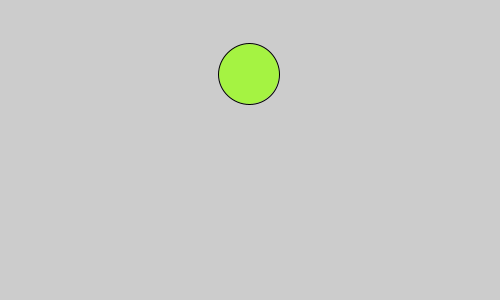
Frame 1 (no input)
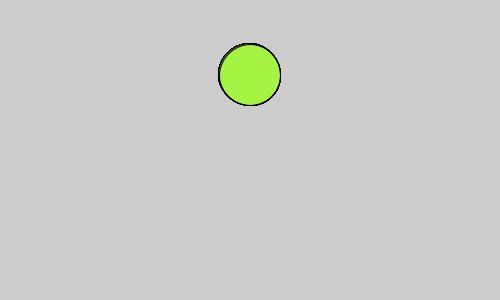
Frame 60 (the mouse pressed at the canvas centre just before this capture)
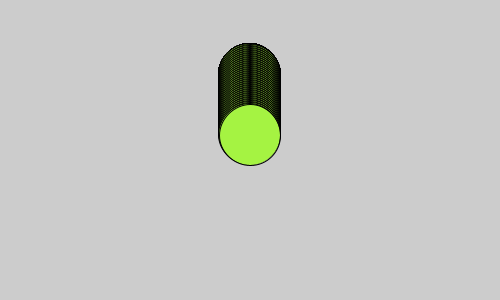
Frame 120 (the mouse held since frame 60 and released just before this capture)

The Processing sketch that drew these frames (run headless with seeded random() and noise(); from frame 60 on, the mouse is pressed at the canvas centre):

// Processing sketch: ballchaseGetterSetters
// ── ballchaseGetterSetters.pde
Ball ball;

void setup() {
  size(500, 300);
  ball = new Ball(width*1/2, height*1/4, width*1/8.3333);
}

void draw () {
  //background(0);
  ball.step();
  ball.draw();
}

void keyPressed () {
}

void mousePressed () {
  ball.targetX = mouseX;
  ball.targetY = mouseY;
}

// ── Ball.pde
class Ball {
  float x;
  float y;
  float diameter;
  color colour;

  float targetX;
  float targetY;

  Ball (float xParameter, float yParameter, float diameterParameter) {
    this.x = xParameter;
    this.y = yParameter;
    this.diameter = diameterParameter;
    int r = abs ( int(random(0-256)));
    int b = abs ( int(random(0-256)));
    int g = abs ( int(random(0-256)));
    colour = color(r, g, b);
    targetX = xParameter;
    targetY = yParameter;
  }

  void step() {
    if (x < targetX) {
      x++;
    } else {
      x--;
    }
    if (y < targetY) {
      y++;
    } else {
      y--;
    }
  }

public float getTargetX(){
  return targetX;
}

  void draw () {
    fill (colour);
    ellipse(x, y, diameter, diameter);
  }
}
